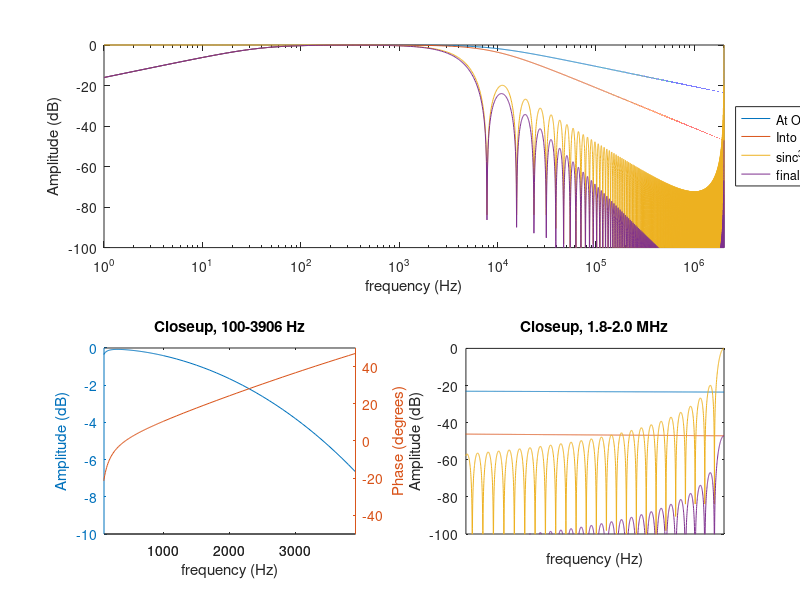

MATLAB code to generate this figure:
% NP0's only come up to 0.47 µF, and then they're expensive and big.
% Kemet's are 2220 (5.6x5.0 mm)
% TODO: Take the capacitor on the first stage amplifier into account
R1=18e3;
C1=220e-9;
R2=R1;      % unit gain
C2=1e-9;
R3=1e3;     % also protects ADC input
C3=18e-9;

% filter cutoff frequencies
f1=1./(2*pi*R1*C1)
f2=1./(2*pi*R2*C2)
f3=1./(2*pi*R3*C3)

% ADC parameters
fadc=8e6;
fmod=fadc/4
N=256
srate=fmod/N

%f=10.^(0:0.001:log10(fmod));
f=[1:99,100:10:990,1000:100:fmod];

I1 = 1  ./ (R1   + 1./(-2i*pi*f*C1));
g1 = I1 ./ (1/R2 +     -2i*pi*f*C2);
Z3 = 1  ./ (-2i*pi*f*C3);
g2 = g1 .* Z3 ./ (R3 + Z3);

sinc3 = abs(sin(N*pi*f/fmod)./(N*sin(pi*f/fmod))).^3;
final = g2.*sinc3;

g1p = 180/pi*angle(g1);
g1 = abs(g1);
g2p = 180/pi*angle(g2);
g2 = abs(g2);
finalp = 180/pi*angle(final);
final = abs(final);

alias_max_dB = 10*log10(max(final(find(f==100*ceil(srate/100)):end)))

subplot(2,2,1:2);
semilogx(f,10*log10(g1),'-',f,10*log10(g2),'-',f,10*log10(sinc3),'-',f,10*log10(final),'-');
legend('At OP','Into ADC','sinc^3','final','location','eastoutside');
ylabel('Amplitude (dB)')
xlabel('frequency (Hz)')
axis([min(f),max(f),-100,0])

subplot(2,2,3);
ax = plotyy(f,10*log10(final),f,finalp);
fmin = 100;
fmax = srate/2;
axis(ax(1), [fmin,fmax,-10,0]);
axis(ax(2), [fmin,fmax,-50,50]);
title(sprintf('Closeup, %.0f-%.0f Hz', fmin, fmax))
xlabel('frequency (Hz)')
ylabel(ax(1), "Amplitude (dB)");
ylabel(ax(2), "Phase (degrees)");
%axis([1e1,1e4,-3,0])

subplot(2,2,4);
semilogx(f,10*log10(g1),'-',f,10*log10(g2),'-',f,10*log10(sinc3),'-',f,10*log10(final),'-');
fend=1.8e6;
axis([fend,fmod,-100,0])
title(sprintf('Closeup, %.1f-%.1f MHz', fend/1e6, fmod/1e6))
ylabel('Amplitude (dB)')
xlabel('frequency (Hz)')






